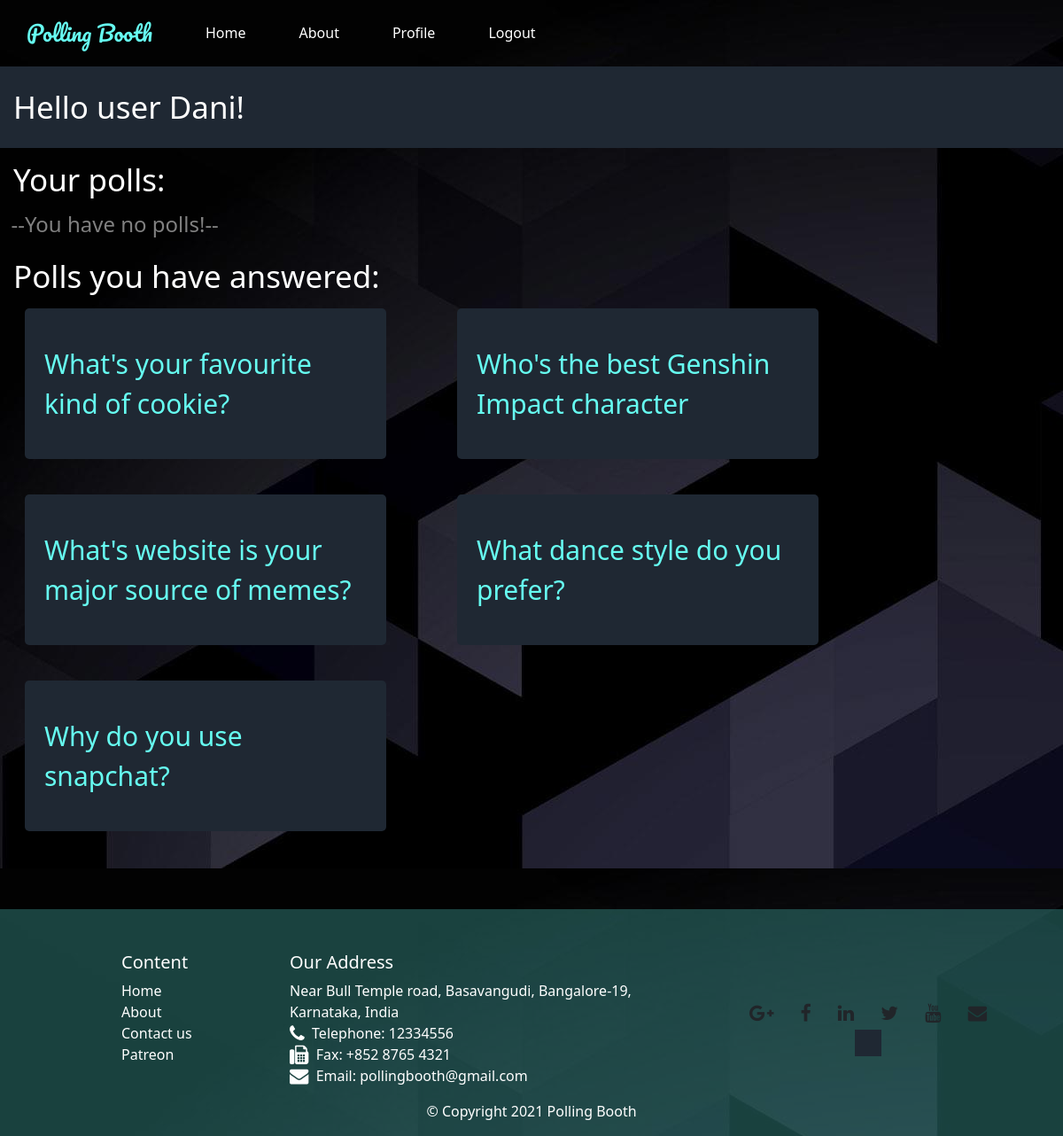
Screenshot of /profile.php?error=wrongaccess (signed in) with the database file from the repository.
### tables this page shows
CREATE TABLE `polls` (
  `id` int(11) NOT NULL,
  `pollsQues` varchar(128) DEFAULT NULL,
  `pollsDesc` text DEFAULT NULL,
  `pollsStart` date NOT NULL,
  `pollsEnd` date NOT NULL,
  `usersId` int(11) DEFAULT NULL,
  `pollsPrivate` char(1) NOT NULL
);

### includes/functions.inc.php (called while the page is built, shortened)
<?php
   function pollsAnswered($conn, $user)
   {
       $sql = "SELECT polls.id, polls.pollsQues FROM polls JOIN answers ON answers.pollsId = polls.id WHERE answers.usersId = $user;";
       $result = mysqli_query($conn, $sql);
       $rowsNum = mysqli_num_rows($result);
       if ($rowsNum > 0)
       {
           $rows = mysqli_fetch_all($result, MYSQLI_ASSOC);
           return $rows;
       }
       return false;
   }

### profile.php (the view, shortened to what this page needs)
<?php
include_once "header.php";
require_once "includes/dbh.inc.php";
require_once "includes/functions.inc.php";
$user = $_SESSION["userid"];
$polls = fetchUsersPolls($conn, $user);
$AnsweredPolls = pollsAnswered($conn, $user);
?>
<div class="polls conatiner">
    <div class="row">
        <div class="error-block">
        <h2>Hello user <?php echo $_SESSION["useruid"]; ?>!</h2>
        </div>
        <h2>Your polls:</h2>
        <?php
        if (!empty($polls)) {
            foreach ($polls as $poll) {
                echo "<div class='poll-container col-6 col-sm-4'><a href=vote.php?id=" . $poll["id"] . ">" . $poll["pollsQues"] . "</a>";
                $category = ($poll['pollsPrivate'] === 'Y') ? "Private" : "Public";
                echo "<h6 class='category'>". $category . "</h6>";
                if ($poll["pollsDesc"]) {
                    echo "<p class='desc'>" . $poll["pollsDesc"] . "</p>";
                }
                echo "<button class='submit-btn prof-btn'><a href='editPoll.php?poll=" . $poll["id"] . "'>Edit</a></button>";
                echo "<button class='submit-btn prof-btn'><a href='includes/deletePoll.inc.php?poll=" . $poll["id"] . "'>Delete</a></button></div>";
            }
        } else {
            echo "<h4 style='color:grey;'>&nbsp&nbsp--You have no polls!--</h4>";
        }
        ?>
    </div>
    <div class="row">
        <h2>Polls you have answered:</h2>
        <?php
        if (!empty($AnsweredPolls)) {
            foreach ($AnsweredPolls as $AnsweredPoll) {
                echo "<div class='poll-container col-6 col-sm-4'><a href=vote.php?id=" . $AnsweredPoll["id"] . ">" . $AnsweredPoll["pollsQues"] . "</a></div>";
            }
        } else {
            echo "<h4 style='color:grey;'>&nbsp&nbsp--Sorry no polls available!--</h4>";
        }
        ?>
    </div>
</div>
<?php
include_once "footer.php";
?>
</body>
</html>

### style.css (style rules this page uses)
html, body { margin: 0px; padding: 0px; }
.polls h2 { margin: 15px; color: rgb(255, 255, 255); font-size: 35px; }
.poll-container { background-color: #1f2833; color: #C5C6C7; border-radius: 5px; overflow: hidden; padding: 30px; margin: 40px; }
.poll-container a { color: #66fcf1; padding: 10px; font-size: 30px; text-decoration: none; display: flex; justify-content: center; }
.error-block { background-color: #1f2833; color: rgb(255, 255, 255); width: 75%; margin: auto; padding: 10px; border-radius: 5px; }

### rows the page displays
polls: pollsQues "What's your favourite kind of cookie?"
polls: pollsQues "Who's the best Genshin Impact character"
polls: pollsQues "What's website is your major source of memes?"
polls: pollsQues "What dance style do you prefer?"
polls: pollsQues "Why do you use snapchat?"

### other values shown
$_SESSION["useruid"] "Dani"
